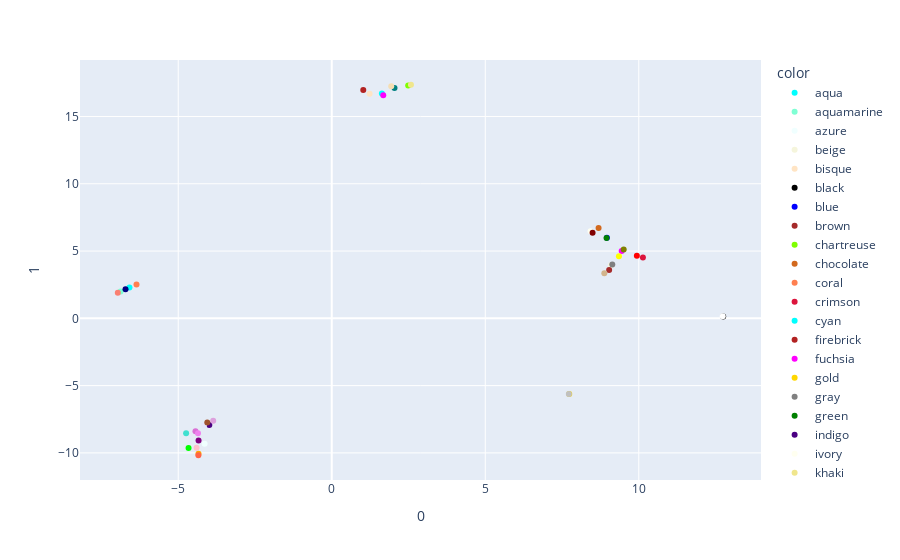

Here is the notebook cell this chart was saved with:
### Code cell
top_50_df = df[std_dev.nlargest(50).index]

# perform UMAP
reducer = umap.UMAP(
        n_neighbors=2,
        min_dist=0.1,
        n_components=2,
        # metric='euclidean'
        metric='cosine'
)
embedding = reducer.fit_transform(top_50_df)
embedding.shape

# turn embedding into a dataframe
embedding_df = pandas.DataFrame(embedding)
embedding_df.columns = embedding_df.columns.astype(str)
embedding_df.insert(0, "color", color_words)
embedding_df.head()

fig = px.scatter(
    embedding_df, x='0', y='1', color='color',
    hover_data={'color': True, '0': False, '1': False},
    color_discrete_sequence=color_words
)

fig.show()

### Figure 1 — Plotly figure (JSON) as saved in the notebook; plotly's stock layout.template omitted (floating-point values rounded to 4 significant figures)
{"data": [{"customdata": [["aqua"]], "hovertemplate": "color=%{customdata[0]}<extra></extra>", "legendgroup": "aqua", "marker": {"color": "aqua", "symbol": "circle"}, "mode": "markers", "name": "aqua", "orientation": "v", "showlegend": true, "type": "scatter", "x": [-6.589], "xaxis": "x", "y": [2.287], "yaxis": "y"}, {"customdata": [["aquamarine"]], "hovertemplate": "color=%{customdata[0]}<extra></extra>", "legendgroup": "aquamarine", "marker": {"color": "aquamarine", "symbol": "circle"}, "mode": "markers", "name": "aquamarine", "orientation": "v", "showlegend": true, "type": "scatter", "x": [-6.877], "xaxis": "x", "y": [1.998], "yaxis": "y"}, {"customdata": [["azure"]], "hovertemplate": "color=%{customdata[0]}<extra></extra>", "legendgroup": "azure", "marker": {"color": "azure", "symbol": "circle"}, "mode": "markers", "name": "azure", "orientation": "v", "showlegend": true, "type": "scatter", "x": [-4.14], "xaxis": "x", "y": [-9.315], "yaxis": "y"}, {"customdata": [["beige"]], "hovertemplate": "color=%{customdata[0]}<extra></extra>", "legendgroup": "beige", "marker": {"color": "beige", "symbol": "circle"}, "mode": "markers", "name": "beige", "orientation": "v", "showlegend": true, "type": "scatter", "x": [9.095], "xaxis": "x", "y": [3.954], "yaxis": "y"}, {"customdata": [["bisque"]], "hovertemplate": "color=%{customdata[0]}<extra></extra>", "legendgroup": "bisque", "marker": {"color": "bisque", "symbol": "circle"}, "mode": "markers", "name": "bisque", "orientation": "v", "showlegend": true, "type": "scatter", "x": [1.233], "xaxis": "x", "y": [16.69], "yaxis": "y"}, {"customdata": [["black"]], "hovertemplate": "color=%{customdata[0]}<extra></extra>", "legendgroup": "black", "marker": {"color": "black", "symbol": "circle"}, "mode": "markers", "name": "black", "orientation": "v", "showlegend": true, "type": "scatter", "x": [12.75], "xaxis": "x", "y": [0.1362], "yaxis": "y"}, {"customdata": [["blue"]], "hovertemplate": "color=%{customdata[0]}<extra></extra>", "legendgroup": "blue", "marker": {"color": "blue", "symbol": "circle"}, "mode": "markers", "name": "blue", "orientation": "v", "showlegend": true, "type": "scatter", "x": [8.961], "xaxis": "x", "y": [5.996], "yaxis": "y"}, {"customdata": [["brown"]], "hovertemplate": "color=%{customdata[0]}<extra></extra>", "legendgroup": "brown", "marker": {"color": "brown", "symbol": "circle"}, "mode": "markers", "name": "brown", "orientation": "v", "showlegend": true, "type": "scatter", "x": [9.035], "xaxis": "x", "y": [3.595], "yaxis": "y"}, {"customdata": [["chartreuse"]], "hovertemplate": "color=%{customdata[0]}<extra></extra>", "legendgroup": "chartreuse", "marker": {"color": "chartreuse", "symbol": "circle"}, "mode": "markers", "name": "chartreuse", "orientation": "v", "showlegend": true, "type": "scatter", "x": [2.489], "xaxis": "x", "y": [17.29], "yaxis": "y"}, {"customdata": [["chocolate"]], "hovertemplate": "color=%{customdata[0]}<extra></extra>", "legendgroup": "chocolate", "marker": {"color": "chocolate", "symbol": "circle"}, "mode": "markers", "name": "chocolate", "orientation": "v", "showlegend": true, "type": "scatter", "x": [8.691], "xaxis": "x", "y": [6.706], "yaxis": "y"}, {"customdata": [["coral"]], "hovertemplate": "color=%{customdata[0]}<extra></extra>", "legendgroup": "coral", "marker": {"color": "coral", "symbol": "circle"}, "mode": "markers", "name": "coral", "orientation": "v", "showlegend": true, "type": "scatter", "x": [-6.359], "xaxis": "x", "y": [2.52], "yaxis": "y"}, {"customdata": [["crimson"]], "hovertemplate": "color=%{customdata[0]}<extra></extra>", "legendgroup": "crimson", "marker": {"color": "crimson", "symbol": "circle"}, "mode": "markers", "name": "crimson", "orientation": "v", "showlegend": true, "type": "scatter", "x": [10.13], "xaxis": "x", "y": [4.526], "yaxis": "y"}, {"customdata": [["cyan"]], "hovertemplate": "color=%{customdata[0]}<extra></extra>", "legendgroup": "cyan", "marker": {"color": "cyan", "symbol": "circle"}, "mode": "markers", "name": "cyan", "orientation": "v", "showlegend": true, "type": "scatter", "x": [1.632], "xaxis": "x", "y": [16.71], "yaxis": "y"}, {"customdata": [["firebrick"]], "hovertemplate": "color=%{customdata[0]}<extra></extra>", "legendgroup": "firebrick", "marker": {"color": "firebrick", "symbol": "circle"}, "mode": "markers", "name": "firebrick", "orientation": "v", "showlegend": true, "type": "scatter", "x": [1.027], "xaxis": "x", "y": [16.96], "yaxis": "y"}, {"customdata": [["fuchsia"]], "hovertemplate": "color=%{customdata[0]}<extra></extra>", "legendgroup": "fuchsia", "marker": {"color": "fuchsia", "symbol": "circle"}, "mode": "markers", "name": "fuchsia", "orientation": "v", "showlegend": true, "type": "scatter", "x": [1.677], "xaxis": "x", "y": [16.58], "yaxis": "y"}, {"customdata": [["gold"]], "hovertemplate": "color=%{customdata[0]}<extra></extra>", "legendgroup": "gold", "marker": {"color": "gold", "symbol": "circle"}, "mode": "markers", "name": "gold", "orientation": "v", "showlegend": true, "type": "scatter", "x": [7.735], "xaxis": "x", "y": [-5.617], "yaxis": "y"}, {"customdata": [["gray"]], "hovertemplate": "color=%{customdata[0]}<extra></extra>", "legendgroup": "gray", "marker": {"color": "gray", "symbol": "circle"}, "mode": "markers", "name": "gray", "orientation": "v", "showlegend": true, "type": "scatter", "x": [9.137], "xaxis": "x", "y": [4.007], "yaxis": "y"}, {"customdata": [["green"]], "hovertemplate": "color=%{customdata[0]}<extra></extra>", "legendgroup": "green", "marker": {"color": "green", "symbol": "circle"}, "mode": "markers", "name": "green", "orientation": "v", "showlegend": true, "type": "scatter", "x": [8.95], "xaxis": "x", "y": [5.974], "yaxis": "y"}, {"customdata": [["indigo"]], "hovertemplate": "color=%{customdata[0]}<extra></extra>", "legendgroup": "indigo", "marker": {"color": "indigo", "symbol": "circle"}, "mode": "markers", "name": "indigo", "orientation": "v", "showlegend": true, "type": "scatter", "x": [-3.988], "xaxis": "x", "y": [-7.919], "yaxis": "y"}, {"customdata": [["ivory"]], "hovertemplate": "color=%{customdata[0]}<extra></extra>", "legendgroup": "ivory", "marker": {"color": "ivory", "symbol": "circle"}, "mode": "markers", "name": "ivory", "orientation": "v", "showlegend": true, "type": "scatter", "x": [8.429], "xaxis": "x", "y": [6.479], "yaxis": "y"}, {"customdata": [["khaki"]], "hovertemplate": "color=%{customdata[0]}<extra></extra>", "legendgroup": "khaki", "marker": {"color": "khaki", "symbol": "circle"}, "mode": "markers", "name": "khaki", "orientation": "v", "showlegend": true, "type": "scatter", "x": [2.579], "xaxis": "x", "y": [17.36], "yaxis": "y"}, {"customdata": [["lavender"]], "hovertemplate": "color=%{customdata[0]}<extra></extra>", "legendgroup": "lavender", "marker": {"color": "lavender", "symbol": "circle"}, "mode": "markers", "name": "lavender", "orientation": "v", "showlegend": true, "type": "scatter", "x": [-4.162], "xaxis": "x", "y": [-7.938], "yaxis": "y"}, {"customdata": [["lime"]], "hovertemplate": "color=%{customdata[0]}<extra></extra>", "legendgroup": "lime", "marker": {"color": "lime", "symbol": "circle"}, "mode": "markers", "name": "lime", "orientation": "v", "showlegend": true, "type": "scatter", "x": [-4.664], "xaxis": "x", "y": [-9.639], "yaxis": "y"}, {"customdata": [["magenta"]], "hovertemplate": "color=%{customdata[0]}<extra></extra>", "legendgroup": "magenta", "marker": {"color": "magenta", "symbol": "circle"}, "mode": "markers", "name": "magenta", "orientation": "v", "showlegend": true, "type": "scatter", "x": [9.443], "xaxis": "x", "y": [5.007], "yaxis": "y"}, {"customdata": [["maroon"]], "hovertemplate": "color=%{customdata[0]}<extra></extra>", "legendgroup": "maroon", "marker": {"color": "maroon", "symbol": "circle"}, "mode": "markers", "name": "maroon", "orientation": "v", "showlegend": true, "type": "scatter", "x": [8.495], "xaxis": "x", "y": [6.352], "yaxis": "y"}, {"customdata": [["navy"]], "hovertemplate": "color=%{customdata[0]}<extra></extra>", "legendgroup": "navy", "marker": {"color": "navy", "symbol": "circle"}, "mode": "markers", "name": "navy", "orientation": "v", "showlegend": true, "type": "scatter", "x": [-6.717], "xaxis": "x", "y": [2.156], "yaxis": "y"}, {"customdata": [["olive"]], "hovertemplate": "color=%{customdata[0]}<extra></extra>", "legendgroup": "olive", "marker": {"color": "olive", "symbol": "circle"}, "mode": "markers", "name": "olive", "orientation": "v", "showlegend": true, "type": "scatter", "x": [9.508], "xaxis": "x", "y": [5.118], "yaxis": "y"}, {"customdata": [["orange"]], "hovertemplate": "color=%{customdata[0]}<extra></extra>", "legendgroup": "orange", "marker": {"color": "orange", "symbol": "circle"}, "mode": "markers", "name": "orange", "orientation": "v", "showlegend": true, "type": "scatter", "x": [-4.339], "xaxis": "x", "y": [-10.06], "yaxis": "y"}, {"customdata": [["orchid"]], "hovertemplate": "color=%{customdata[0]}<extra></extra>", "legendgroup": "orchid", "marker": {"color": "orchid", "symbol": "circle"}, "mode": "markers", "name": "orchid", "orientation": "v", "showlegend": true, "type": "scatter", "x": [-4.439], "xaxis": "x", "y": [-8.383], "yaxis": "y"}, {"customdata": [["pink"]], "hovertemplate": "color=%{customdata[0]}<extra></extra>", "legendgroup": "pink", "marker": {"color": "pink", "symbol": "circle"}, "mode": "markers", "name": "pink", "orientation": "v", "showlegend": true, "type": "scatter", "x": [-4.403], "xaxis": "x", "y": [-9.617], "yaxis": "y"}, {"customdata": [["plum"]], "hovertemplate": "color=%{customdata[0]}<extra></extra>", "legendgroup": "plum", "marker": {"color": "plum", "symbol": "circle"}, "mode": "markers", "name": "plum", "orientation": "v", "showlegend": true, "type": "scatter", "x": [-3.861], "xaxis": "x", "y": [-7.609], "yaxis": "y"}, {"customdata": [["purple"]], "hovertemplate": "color=%{customdata[0]}<extra></extra>", "legendgroup": "purple", "marker": {"color": "purple", "symbol": "circle"}, "mode": "markers", "name": "purple", "orientation": "v", "showlegend": true, "type": "scatter", "x": [-4.338], "xaxis": "x", "y": [-9.086], "yaxis": "y"}, {"customdata": [["red"]], "hovertemplate": "color=%{customdata[0]}<extra></extra>", "legendgroup": "red", "marker": {"color": "red", "symbol": "circle"}, "mode": "markers", "name": "red", "orientation": "v", "showlegend": true, "type": "scatter", "x": [9.937], "xaxis": "x", "y": [4.642], "yaxis": "y"}, {"customdata": [["salmon"]], "hovertemplate": "color=%{customdata[0]}<extra></extra>", "legendgroup": "salmon", "marker": {"color": "salmon", "symbol": "circle"}, "mode": "markers", "name": "salmon", "orientation": "v", "showlegend": true, "type": "scatter", "x": [-6.968], "xaxis": "x", "y": [1.905], "yaxis": "y"}, {"customdata": [["sienna"]], "hovertemplate": "color=%{customdata[0]}<extra></extra>", "legendgroup": "sienna", "marker": {"color": "sienna", "symbol": "circle"}, "mode": "markers", "name": "sienna", "orientation": "v", "showlegend": true, "type": "scatter", "x": [-4.054], "xaxis": "x", "y": [-7.737], "yaxis": "y"}, {"customdata": [["silver"]], "hovertemplate": "color=%{customdata[0]}<extra></extra>", "legendgroup": "silver", "marker": {"color": "silver", "symbol": "circle"}, "mode": "markers", "name": "silver", "orientation": "v", "showlegend": true, "type": "scatter", "x": [7.722], "xaxis": "x", "y": [-5.623], "yaxis": "y"}, {"customdata": [["tan"]], "hovertemplate": "color=%{customdata[0]}<extra></extra>", "legendgroup": "tan", "marker": {"color": "tan", "symbol": "circle"}, "mode": "markers", "name": "tan", "orientation": "v", "showlegend": true, "type": "scatter", "x": [8.877], "xaxis": "x", "y": [3.342], "yaxis": "y"}, {"customdata": [["teal"]], "hovertemplate": "color=%{customdata[0]}<extra></extra>", "legendgroup": "teal", "marker": {"color": "teal", "symbol": "circle"}, "mode": "markers", "name": "teal", "orientation": "v", "showlegend": true, "type": "scatter", "x": [2.044], "xaxis": "x", "y": [17.12], "yaxis": "y"}, {"customdata": [["tomato"]], "hovertemplate": "color=%{customdata[0]}<extra></extra>", "legendgroup": "tomato", "marker": {"color": "tomato", "symbol": "circle"}, "mode": "markers", "name": "tomato", "orientation": "v", "showlegend": true, "type": "scatter", "x": [-4.344], "xaxis": "x", "y": [-10.18], "yaxis": "y"}, {"customdata": [["turquoise"]], "hovertemplate": "color=%{customdata[0]}<extra></extra>", "legendgroup": "turquoise", "marker": {"color": "turquoise", "symbol": "circle"}, "mode": "markers", "name": "turquoise", "orientation": "v", "showlegend": true, "type": "scatter", "x": [-4.743], "xaxis": "x", "y": [-8.537], "yaxis": "y"}, {"customdata": [["violet"]], "hovertemplate": "color=%{customdata[0]}<extra></extra>", "legendgroup": "violet", "marker": {"color": "violet", "symbol": "circle"}, "mode": "markers", "name": "violet", "orientation": "v", "showlegend": true, "type": "scatter", "x": [-4.357], "xaxis": "x", "y": [-8.541], "yaxis": "y"}, {"customdata": [["wheat"]], "hovertemplate": "color=%{customdata[0]}<extra></extra>", "legendgroup": "wheat", "marker": {"color": "wheat", "symbol": "circle"}, "mode": "markers", "name": "wheat", "orientation": "v", "showlegend": true, "type": "scatter", "x": [1.937], "xaxis": "x", "y": [17.25], "yaxis": "y"}, {"customdata": [["white"]], "hovertemplate": "color=%{customdata[0]}<extra></extra>", "legendgroup": "white", "marker": {"color": "white", "symbol": "circle"}, "mode": "markers", "name": "white", "orientation": "v", "showlegend": true, "type": "scatter", "x": [12.73], "xaxis": "x", "y": [0.1514], "yaxis": "y"}, {"customdata": [["yellow"]], "hovertemplate": "color=%{customdata[0]}<extra></extra>", "legendgroup": "yellow", "marker": {"color": "yellow", "symbol": "circle"}, "mode": "markers", "name": "yellow", "orientation": "v", "showlegend": true, "type": "scatter", "x": [9.353], "xaxis": "x", "y": [4.613], "yaxis": "y"}], "layout": {"legend": {"title": {"text": "color"}, "tracegroupgap": 0}, "margin": {"t": 60}, "xaxis": {"anchor": "y", "domain": [0, 1], "title": {"text": "0"}}, "yaxis": {"anchor": "x", "domain": [0, 1], "title": {"text": "1"}}}}
